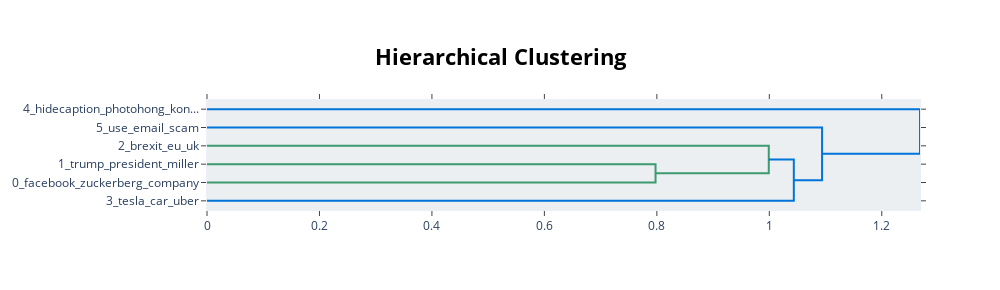

Notebook code for this chart:
### Code cell
topic_model.visualize_hierarchy()

### Figure 1 — Plotly figure (JSON) as saved in the notebook; plotly's stock layout.template omitted (floating-point values rounded to 4 significant figures)
{"data": [{"hoverinfo": "text", "marker": {"color": "rgb(61,153,112)"}, "mode": "lines", "x": [0.0, 0.7977, 0.7977, 0.0], "xaxis": "x", "y": [-35.0, -35.0, -45.0, -45.0], "yaxis": "y", "type": "scatter"}, {"hoverinfo": "text", "marker": {"color": "rgb(61,153,112)"}, "mode": "lines", "x": [0.0, 0.9991, 0.9991, 0.7977], "xaxis": "x", "y": [-25.0, -25.0, -40.0, -40.0], "yaxis": "y", "type": "scatter"}, {"hoverinfo": "text", "marker": {"color": "rgb(0,116,217)"}, "mode": "lines", "x": [0.9991, 1.044, 1.044, 0.0], "xaxis": "x", "y": [-32.5, -32.5, -55.0, -55.0], "yaxis": "y", "type": "scatter"}, {"hoverinfo": "text", "marker": {"color": "rgb(0,116,217)"}, "mode": "lines", "x": [0.0, 1.094, 1.094, 1.044], "xaxis": "x", "y": [-15.0, -15.0, -43.75, -43.75], "yaxis": "y", "type": "scatter"}, {"hoverinfo": "text", "marker": {"color": "rgb(0,116,217)"}, "mode": "lines", "x": [0.0, 1.268, 1.268, 1.094], "xaxis": "x", "y": [-5.0, -5.0, -29.38, -29.38], "yaxis": "y", "type": "scatter"}], "layout": {"autosize": false, "height": 290, "hovermode": "closest", "showlegend": false, "width": 1000, "xaxis": {"mirror": "allticks", "rangemode": "tozero", "showgrid": false, "showline": true, "showticklabels": true, "ticks": "outside", "type": "linear", "zeroline": false}, "yaxis": {"mirror": "allticks", "rangemode": "tozero", "showgrid": false, "showline": true, "showticklabels": true, "tickmode": "array", "ticks": "outside", "ticktext": ["4_hidecaption_photohong_kon...", "5_use_email_scam", "2_brexit_eu_uk", "1_trump_president_miller", "0_facebook_zuckerberg_company", "3_tesla_car_uber"], "tickvals": [-5.0, -15.0, -25.0, -35.0, -45.0, -55.0], "type": "linear", "zeroline": false, "range": [-60.0, 0.0]}, "title": {"font": {"size": 22, "color": "Black"}, "text": "<b>Hierarchical Clustering", "x": 0.5, "xanchor": "center", "yanchor": "top"}, "hoverlabel": {"font": {"size": 16, "family": "Rockwell"}, "bgcolor": "white"}, "plot_bgcolor": "#ECEFF1"}}
